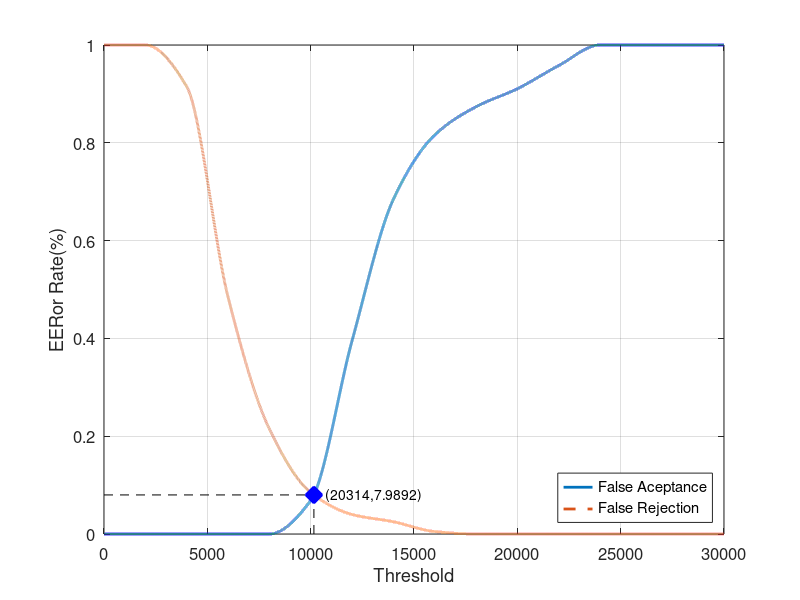
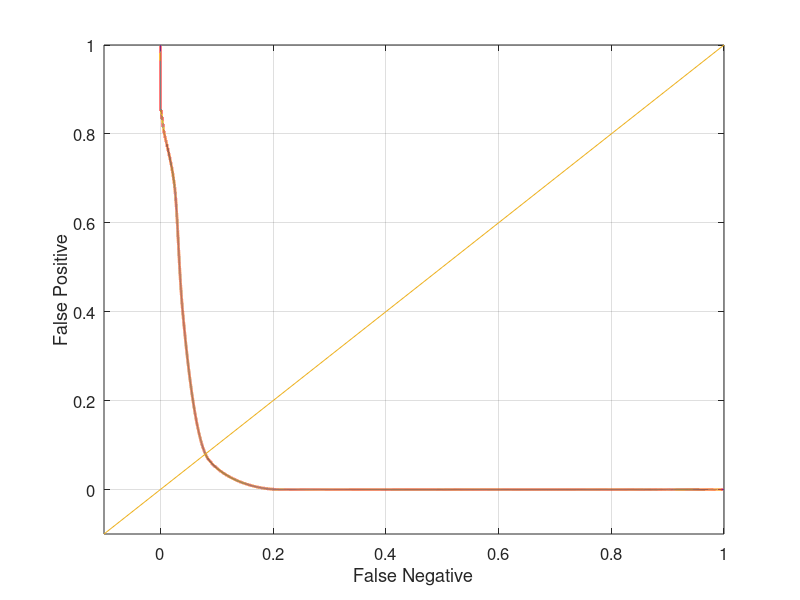

The MATLAB script that drew these images, in order:
close all;
clear;
clc;
x = 0:2000:30000;
xq = 0:0.5:30000;

y0 = [0 0 0 0 0 0.0684211 0.394737 0.684211 0.815789 0.873684 0.910526 0.957895 1 1 1 1]
yy0 = interp1(x, y0, xq, 'pchip');
y1 = [1 1 0.915 0.485 0.215 0.085 0.04 0.025 0.005 0 0 0 0 0 0 0]
yy1 = interp1(x, y1, xq, 'pchip');

% Calculating EER: 
y2 = abs(y0 - y1);
find(y2 == min(y2))
yy2 = abs(yy0 - yy1);
xEER = find(yy2 == min(yy2));
xEERIndex = xq(xEER) % X-axis EER
yEER = yy0(xEER) % Y-axis EER

main = figure
plot(xq, yy0,'-','LineWidth', 2);	hold on
plot(xq, yy1,'--','LineWidth', 2);	hold on
plot([xEERIndex xEERIndex], [0 yEER], 'k--');	hold on
plot([0 xEERIndex], [yEER yEER], 'k--');	hold on
plot(xEERIndex, yEER, 'bx', 'LineWidth', 10);	hold on
text(xEERIndex, yEER,strcat('    (', num2str(xEER), ', ', num2str(yEER * 100), ')'))
legend('False Aceptance', 'False Rejection', 'Location', 'SouthEast')
xlabel('Threshold')
ylabel('EERor Rate(%)')
set(gca, 'FontSize', 12)
axis([0 30000 0 1])
grid on

print(main, 'Database5_4Main', '-dpng');
FNRxFPR = figure('Color', [1 1 1]);
plot(yy1, yy0, '-', yy1, yy0, 'LineWidth', 2);
hold on
y = -0.1:0.1:1
plot(y, y); 
set(gca, 'FontSize', 12)
xlabel('False Negative')
ylabel('False Positive')
axis([-0.1 1 -0.1 1])
set(gca, 'FontSize', 12)
grid on

print(FNRxFPR, 'Database5_4FNRxFPR','-dpng');
